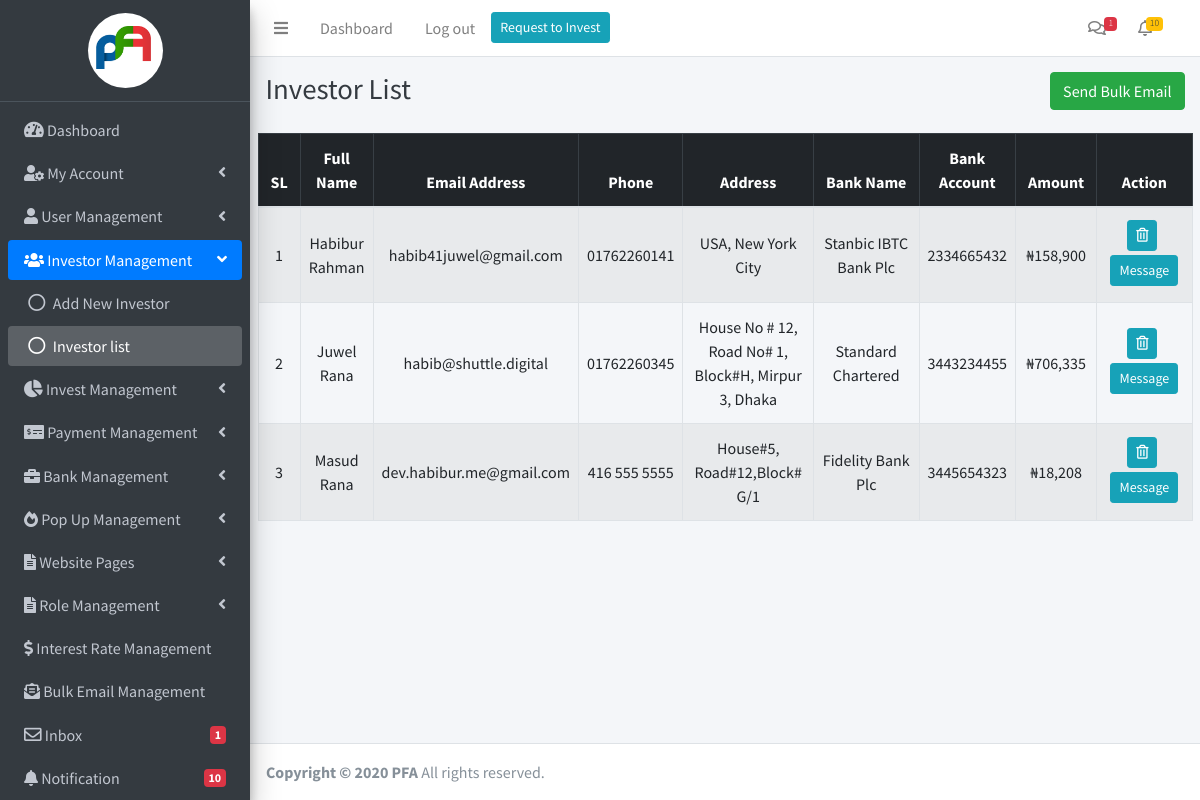
The page /investor/investors/investors-list/ (signed in) on the database its author committed.
### investor/models.py (models this page shows, shortened)
class Investor(models.Model):
    username = models.CharField(max_length=150)
    password = models.CharField(max_length=100)
    first_name = models.CharField(max_length=150)
    last_name = models.CharField(max_length=150)
    email= models.EmailField(max_length=254)
    phone = models.CharField(max_length=13)
    address = models.TextField()
    bank_name = models.ForeignKey(Bank, on_delete=models.CASCADE)
    account_number = models.BigIntegerField()
    agree_to_invest = models.BooleanField(default=True)
    status = models.BooleanField(default=False)
    class Meta:
        verbose_name = "Investor"
        verbose_name_plural = "Investors"

class Bank(models.Model):
    bank_name = models.CharField(max_length=50)
    status = models.BooleanField(default=True)
    class Meta:
        verbose_name = 'Bank'
        verbose_name_plural = 'Banks'
    def __str__(self):
        return self.bank_name

class Invest(models.Model):
    investor = models.ForeignKey(Investor, on_delete=models.CASCADE)
    amount_to_invest = models.BigIntegerField()
    expected_interest = models.BigIntegerField()
    date_of_invest = models.DateTimeField()
    withdraw_date = models.DateTimeField(auto_now_add=False)
    payment_status = models.BooleanField(default=False)
    status = models.BooleanField(default=False)
    timestamp = models.DateTimeField(auto_now_add=True)
    reinvest_status = models.BooleanField(default=False)
    widthdrawn_status = models.BooleanField(default=False)
    delete_status = models.BooleanField(default=False)
    email_send_status = models.BooleanField(default=False)
    class Meta:
        verbose_name = "Invest"
        verbose_name_plural ="Invests"

### investor/decorators.py (the view)
    def wrapper_func(request, *args, **kwargs):
        try:
            if request.user.is_authenticated or request.session['editor'] :
                return view_func(request, *args, **kwargs)
            else:
                messages.warning(request, "You must be login before view the page")
                return redirect('investor:admin_login')
        except:
            return redirect('investor:admin_login')

### investor/templatetags/extra_tags.py (called while the page is built)
@register.filter
def investor_notifications(id):
    notications = Notification.objects.filter(investor_id=id, is_view=False, for_admin=False).count()
    if notications > 0:
        return notications
    else:
        return ""

@register.filter
def admin_notifications(self):
    notications = Notification.objects.filter(is_view=False, for_admin=True).count()
    if notications:
        return notications
    else:
        return ""

@register.filter
def admin_notification_list(self):
    notication_list = Notification.objects.filter(is_view=False, for_admin=True).order_by('-date')[0:7]
    if notication_list:
        return notication_list

@register.filter
def investor_invest_amount(id):
    amount = 0
    investor = Invest.objects.filter(investor_id=id)
    for item in investor:
        amount += item.amount_to_invest
    return("{:,}".format(amount))

@register.filter
def show_unread_admin_message(id):
    unread_messages = Message.objects.filter(status=True, is_view_admin=False).count()
    if unread_messages:
        return unread_messages

@register.filter
def show_unread_investor_message(id):
    unread_messages = Message.objects.filter(investor_id = id,is_view_investor=False,is_admin=True).count()
    if unread_messages:
        return unread_messages

@register.filter
def user_has_access(id,access_name):
    user_access = Editor.objects.filter(id=id, role__access__has_access=access_name)
    if user_access.exists():
        return True
    else:
        return False

### investor/views.py (called while the page is built)
@editor_admin_login_required
def all_investor_list(request):
    investor_list = Investor.objects.filter(status=True).order_by('first_name')
    context = {
        "investor_list":investor_list
    }
    return render(request, 'dashboard/all_investor_list.html',context)

### templates/dashboard/all_investor_list.html (shortened to what this page needs)
{% extends 'dashboard/base/base.html' %}
{% load extra_tags %}
{% load humanize %}
{% block d-content %}
<div class="content-header">
    <div class="container-fluid">
      <div class="row mb-2">
        <div class="col-12">
          <h1 class="m-0 text-dark float-left w-75">Investor List</h1>
          <a href="{% url 'investor:send_bulk_email' %}" class="btn btn-success float-right text-right">Send Bulk Email</a>
        </div>
      </div>
    </div>
  </div>
<section class="invest_request_area">
    <div class="container-fluid">
        <div class="row">
            <div class="col-12">
                <table class="table table-bordered table-striped text-center">
                    <thead class="table-dark">
                        <th>SL</th>
                        <th>Full Name</th>
                        <th>Email Address</th>
                        <th>Phone</th>
                        <th style="width: 15%;">Address</th>
                        <th style="width: 15%;">Bank Name</th>
                        <th>Bank Account</th>
                        <th>Amount</th>
                        <th style="width:12%">Action</th>
                    </thead>
                    <tbody>
                        {% for investor in investor_list %}
                            <tr>
                                <td class="align-middle">{{forloop.counter}}</td>
                                <td class="align-middle pr-2 pl-2">{{investor.first_name}} {{investor.last_name}}</td>
                                <td class="align-middle pr-2 pl-2">{{investor.email}}</td>
                                <td class="align-middle pr-2 pl-2">{{investor.phone}}</td>
                                <td class="align-middle pr-2 pl-2">{{investor.address}}</td>
                                <td class="align-middle pr-2 pl-2">{{investor.bank_name}}</td>
                                <td class="align-middle pr-2 pl-2">{{investor.account_number}}</td>
                                <td class="align-middle pr-2 pl-2">₦{{investor.id|investor_invest_amount}}</td>
                                <td class="align-middle pr-2 pl-2">
                                    <button class="btn btn-sm btn-info mr-1 mb-1" data-toggle="modal" data-target="#investor-{{investor.id}}">
                                        <i class="far fa-trash-alt"></i>
                                      </button>
                                    <a href="{% url 'investor:admin_chat' investor.id  %}" class="btn btn-sm btn-info mb-1">Message</a>
                                </td>
                            </tr>
                        {% endfor %}
                    </tbody>
                </table>
            </div>
        </div>
    </div>
</section>
{% endblock d-content %}

### rows shown on the page
Investor: first_name "Habibur", last_name "Rahman", email "habib41juwel@gmail.com", phone "01762260141", address "USA, New York City", bank_name "Stanbic IBTC Bank Plc", account_number "2334665432", id|investor_invest_amount "158,900"
Investor: first_name "Juwel", last_name "Rana", email "habib@shuttle.digital", phone "01762260345", address "House No # 12, Road No# 1, Block#H, Mirpur 3, Dhaka", bank_name "Standard Chartered", account_number "3443234455", id|investor_invest_amount "706,335"
Investor: first_name "Masud", last_name "Rana", email "dev.habibur.me@gmail.com", phone "416 555 5555", address "House#5, Road#12,Block# G/1", bank_name "Fidelity Bank Plc", account_number "3445654323", id|investor_invest_amount "18,208"

### other values the page prints
{{ admin_message|show_unread_admin_message }} "1"
{{ admin_notification|admin_notifications }} "10"
